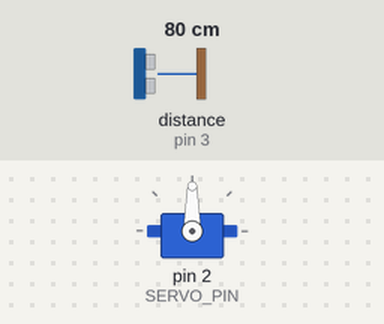
Bench run of a sketch on a simulated Arduino Uno, built with avr-gcc and run on an emulated ATmega328P. Parts: servo. Wiring (inferred from the names in the program): ultrasonic range finder: trigger pin 4; echo pin 3. The test bench sets the inputs (shaded band); at power-on: distance to the obstacle (sensor on pin 3) 80 cm. The echo pulse lasts 58.3 µs per cm; what the sketch prints to the serial monitor is not drawn.

Above: at 0.1 s.
1.5 s: distance to the obstacle (sensor on pin 3) set to 2 cm
4.5 s: distance to the obstacle (sensor on pin 3) set to 250 cm
At 5.3 s:
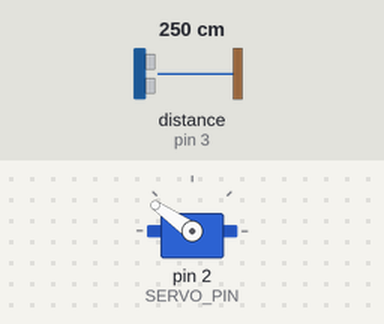
7.5 s: distance to the obstacle (sensor on pin 3) set to 4 cm
At 8.3 s:
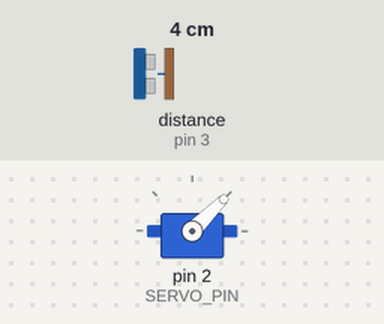
Timing chart, 0 to 16.5 s (numbered marks = the images above; inputs shaded):
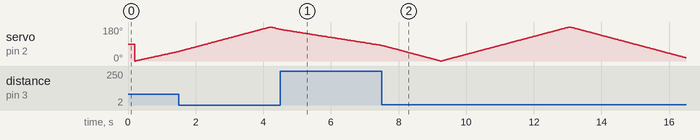

The sketch:

main.ino
```cpp
#include <Servo.h>

#define DELAY_TIME 20
#define SERVO_PIN 2
#define ECHO_PIN 3
#define TRIG_PIN 4

Servo myServo;

int getDistance() {
  long duration, distance;

  digitalWrite(TRIG_PIN, LOW);
  delayMicroseconds(2);
  digitalWrite(TRIG_PIN, HIGH);
  delayMicroseconds(10);
  digitalWrite(TRIG_PIN, LOW);

  duration = pulseIn(ECHO_PIN, HIGH);
  distance = duration * 17 / 1000;

  return distance;
}

void printStatus(int dist, int angl) {
  Serial.print(angl);
  Serial.print(",");
  Serial.print(dist);
  Serial.print(".");
}

void setup() {
  Serial.begin(9600);
  myServo.attach(SERVO_PIN);
  pinMode(TRIG_PIN, OUTPUT);
  pinMode(ECHO_PIN, INPUT);

  myServo.write(90);
  delay(200);
}

void loop() {
  for (int i=0; i<=180; i++) {
    myServo.write(i);
    delay(DELAY_TIME);
    printStatus(getDistance(), i);
  }
  for (int i=180; i>=0; i--) {
    myServo.write(i);
    delay(DELAY_TIME);
    printStatus(getDistance(), i);
  }
}
```
